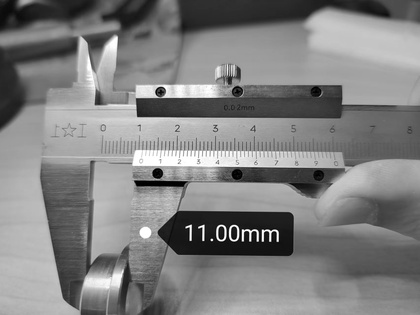
%> input picture 刻度式游标卡尺001.jpg (made grey), 420 x 315 px, shrunk from 1706 x 1280 before the run, given in place of 透视变换.tif, which was not available
$ octave main_demo1.m   (GNU Octave 9; MATLAB toolbox functions it lacks are replaced by stand-ins)
%> lines starting %> are read from the running program, lines starting %| are printed output that depends on the picture; in (x1, y1, x2, y2) boxes, pixels count from 0 and x2, y2 are one past the last pixel; in counts of white or black regions, pixels touching at a corner belong together; the program's own positions count from 1; pictures that were not available may be replaced by others from this repository, and a replacement may not be noted
### edge_detect.m

function [a1,b1,c1]=edge_detect(I)
I4=edge(I,'canny');
figure( 'Name', 'canny检测');imshow(I4);

[H,T,R] = hough(I4);
figure,imshow(H,[],'XData',T,'YData',R, 'InitialMagnification','fit');
xlabel('\theta'), ylabel('\rho');
axis on, axis normal, hold on;
% f=houghpeaks(H,3,'threshold',ceil(0.5*(max(H(:)))));
P=houghpeaks(H,3,'threshold',ceil(0.3*max(H(:))));
x=T(P(:,2));
y=R(P(:,1));
plot(x,y,'s','color','white');
% 找出最长的直线边缘
lines = houghlines(I4,T,R,P,'FillGap',5,'MinLength',7);

figure( 'Name', '直线检测'), imshow(I),hold on;
max_len=0;
for k = 1:length(lines)
   xy = [lines(k).point1; lines(k).point2];
   plot(xy(:,1),xy(:,2),'LineWidth',2,'Color','green');
   % 标记直线边缘对应的起点
   plot(xy(1,1),xy(1,2),'x','LineWidth',2,'Color','yellow');
   plot(xy(2,1),xy(2,2),'x','LineWidth',2,'Color','red');
   % 计算直线边缘长度
   line_y(k)=xy(1,2);
end

%%分区域处理
a1=min(line_y);
b1=round(median(line_y));
c1=max(line_y);
end

### seg_projection.m

function [I_main_otsu,locs1,pks1]=seg_projection(I1,a1,b1,status,mph1) % I1输入数据，a1上界，b1下届，status(1为主尺，2为副尺)，mph1搜索峰值（主尺15 副尺5）
if status ==1
I_main=I1(floor((a1+b1)/2):b1,:);
end
if status ==2
    I_main=I1(a1:ceil((a1+b1)/2),:);
end

thd_otsu1=graythresh(I_main);
I_main_otsu=im2bw(I_main,thd_otsu1);
figure;imshow(I_main_otsu);
[m1,n1]=size(I_main_otsu);


for y1=2:n1-1
    V(y1)=sum(sum(I_main_otsu(:,y1-1:y1+1)));
end
y1=2:n1-1;
figure; plot(y1,V(y1));
% mph1=15;  %% 搜索峰值最小值
[pks1,locs1] = findpeaks(V(y1),y1,'minpeakheight',mph1);
% mpd=10;
% [pks,locs] = findpeaks(V(y),y,'minpeakdistance',mpd);
text(locs1+.02,pks1,num2str((1:numel(pks1))'));

I_out=I1;
if status ==1
for i=1:length(locs1)
    tag=locs1(i);
    I_out(b1-15:b1,tag,1)=255;
    I_out(b1-15:b1,tag,2)=0;
    I_out(b1-15:b1,tag,3)=0;
end
end
if status ==2
for i=1:length(locs1)
    tag=locs1(i);
    I_out(a1:a1+10,tag,1)=255;
    I_out(a1:a1+10,tag,2)=255;
    I_out(a1:a1+10,tag,3)=0;
end
end
figure;imshow(I_out)
end

### main_demo1.m
clear all
close all
clc
%%尺子参数
m_resolution=0.1; % 主尺最小刻度
resolution=0.02;  % 游标最小刻度

%%分别做透视变换后  分割主尺副尺 然后投影找刻度
%cd D:\1长三角研究院\智能遥感应用团队\Ruler_Detect\刻度式游标卡尺
I=imread('D:\rule_detect\透视变换.tif');
%> I is the input picture: size 315x420 uint8; min 0, max 255, mean 128.4
[m,n]=size(I);
%> m = 315; n = 420
figure;imshow(I)
[m,n,p]=size(I);
%> p = 1
    for i=2:n
        I1(:,i)=I(:,i)-I(:,i-1);
    end
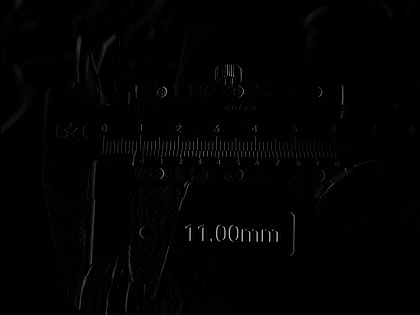
%> I1: size 315x420 uint8; min 0, max 205, mean 2.2
imshow(I1)

[a1,b1,c1]=edge_detect(I);
%> in edge_detect, `I4=edge(I,'canny');`:
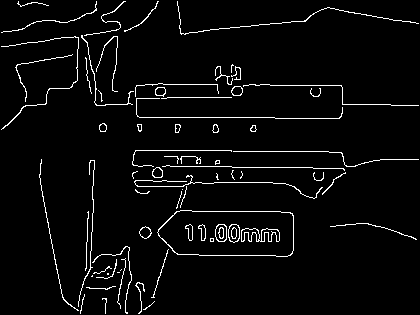
%> I4: size 315x420 logical; 3.9% white in thin lines or dots
%> in edge_detect, `[H,T,R] = hough(I4);`:
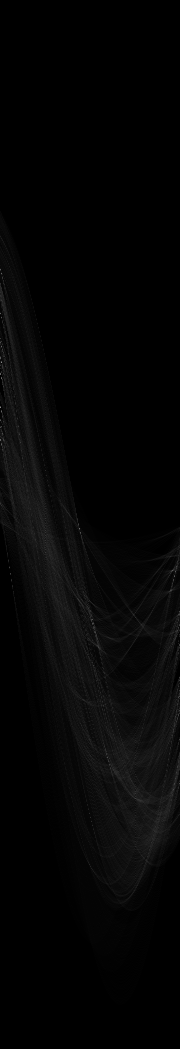
%> H: size 1049x180 double; min 0, max 140, mean 4.9
%> in edge_detect, `[H,T,R] = hough(I4);`: T = 180 values from -90 to 89; R = 1049 values from -524 to 524
%> in edge_detect, `P=houghpeaks(H,3,'threshold',ceil(0.3*max(H(:))));`: P = [408 1; 363 2; 529 80]
%> in edge_detect, `x=T(P(:,2));`: x = [-90 -89 -11]
%> in edge_detect, `y=R(P(:,1));`: y = [-117 -162 4]
%> in edge_detect, `plot(x,y,'s','color','white');`:
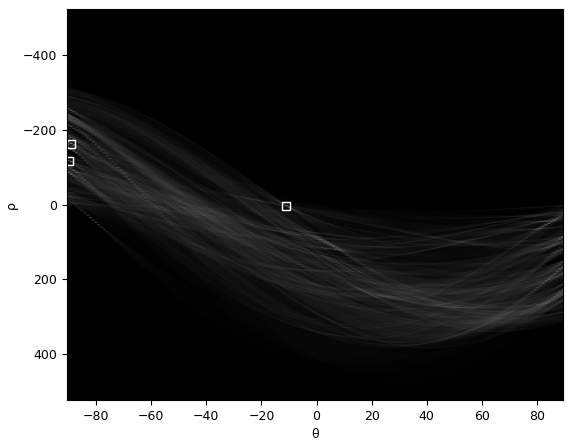
%> figure redrawn from the program's plot data
%> in edge_detect, `lines = houghlines(I4,T,R,P,'FillGap',5,'MinLength',7);`: lines = 6 lines; point1 to point2 (x, y): (140, 118) to (275, 118), (41, 184) to (63, 298), (258, 168) to (344, 169), (201, 167) to (232, 167), (19, 74) to (21, 83), (144, 166) to (152, 166)
%> the loop in edge_detect, `for k = 1:length(lines)` made 6 passes
%> xy on passes 1 to 6: [140 118; 275 118], [144 166; 152 166], [201 167; 232 167], [258 168; 344 169], [19 74; 21 83], [41 184; 63 298]
%> after the loop in edge_detect, `for k = 1:length(lines)`: line_y = [118 166 167 168 74 184]
%> in edge_detect, `a1=min(line_y);`: a1 = 74
%> in edge_detect, `b1=round(median(line_y));`: b1 = 167
%> in edge_detect, `c1=max(line_y);`: c1 = 184
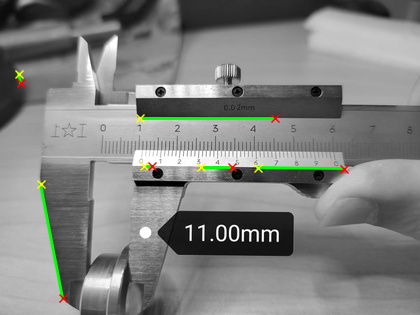
%> figure redrawn from the program's plot data
%> a1 = 74; b1 = 167; c1 = 184

[I_otsu1,locs1,pks1]=seg_projection(I1,a1,b1,1,15);  % 输入  上界 下届  1主尺 峰值下届15
%> in seg_projection, `thd_otsu1=graythresh(I_main);`: thd_otsu1 = 0.0902
%> in seg_projection, `I_main_otsu=im2bw(I_main,thd_otsu1);`:
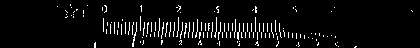
%> I_main_otsu: size 48x420 logical; 5% white in thin lines or dots, all inside (x1, y1, x2, y2) = (57, 4, 413, 48)
%> after the loop in seg_projection, `for y1=2:n1-1`: V = 419 values, max 42 at index 257, min 0 at index 1, mean 7.27
%> in seg_projection, `plot(y1,V(y1))`:
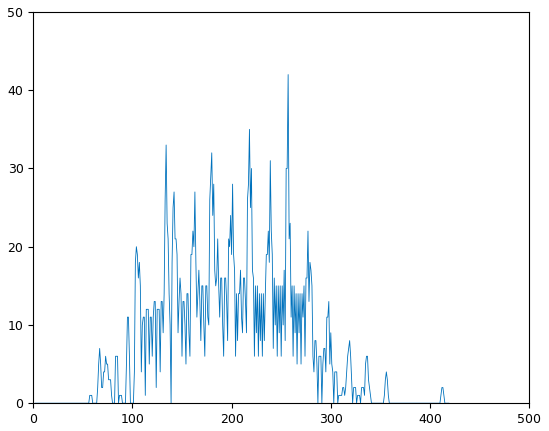
%> figure redrawn from the program's plot data; curve peaks at x = 257, y = 42
%> the run ends on the next line
